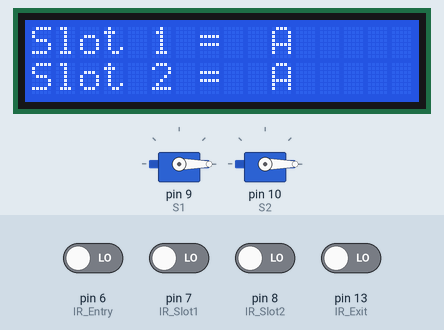
The sketch below on a simulated Arduino Uno, built with avr-gcc and run on an emulated ATmega328P. Parts: 2 × servo, 16×2 character LCD. The test bench sets the inputs (shaded band); at power-on: pin 6 (IR_Entry), pin 7 (IR_Slot1), pin 8 (IR_Slot2), pin 13 (IR_Exit) LOW.

Above: at 5.2 s.
5.3 s: pin 7 (IR_Slot1) driven HIGH
At 6.4 s:
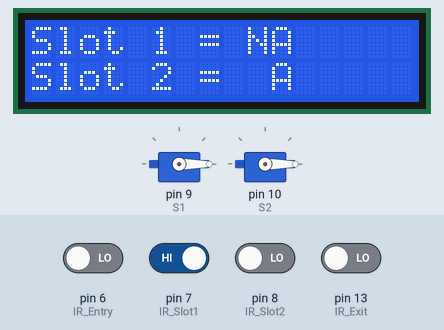
6.8 s: pin 8 (IR_Slot2) driven HIGH
At 7.4 s:
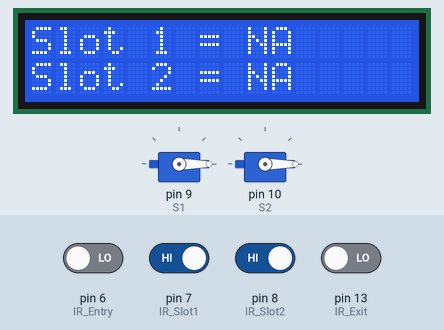
8.3 s: pin 7 (IR_Slot1) driven LOW
At 8.6 s:
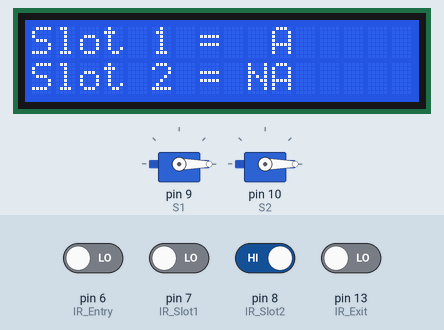
9.8 s: pin 6 (IR_Entry) driven HIGH
At 10.9 s:
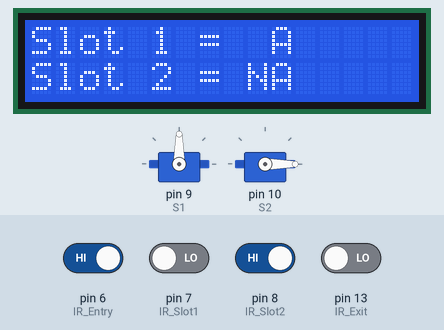
11.3 s: pin 13 (IR_Exit) driven HIGH
At 12.0 s:
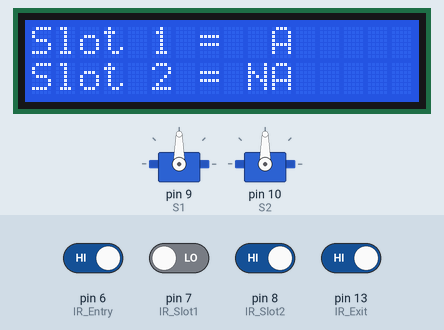
12.8 s: pin 6 (IR_Entry) driven LOW
At 13.2 s:
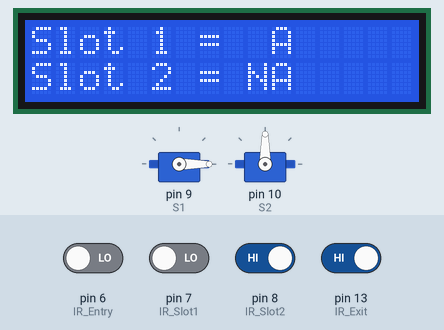
Timing chart, 0 to 15.3 s (numbered marks = the images above; inputs shaded):
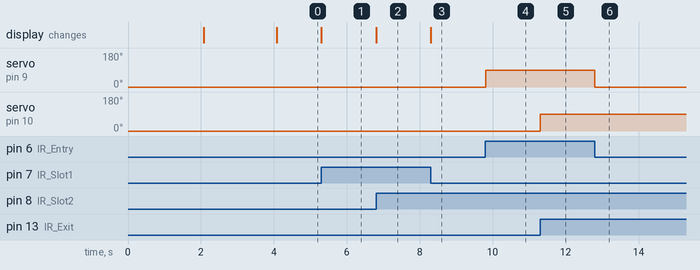

The sketch:

37_smart_parking_system1.ino
```cpp
#include<LiquidCrystal.h>
#include<Servo.h>

Servo S1, S2; // object of type servo

#define IR_Slot1 7
#define IR_Slot2 8
#define IR_Entry 6
#define IR_Exit 13

int pos = 0;// initial position of servo motor

// initialize the library with the numbers of the inteface pins
LiquidCrystal lcd(12, 11, 5, 4, 3, 2 );

void setup() {
  S1.attach(9); // servo 1
  S2.attach(10);// servo 2

  S1.write(pos); // initial position
  S2.write(pos);

  pinMode(IR_Slot1, INPUT);
  pinMode(IR_Slot2, INPUT);
  pinMode(IR_Entry, INPUT);
  pinMode(IR_Exit, INPUT);

  lcd.begin(16, 2);
  lcd.print("Smart Parking");
  lcd.setCursor(0, 1);// column 1 row 2
  lcd.print("   system");
  delay(2000);
  lcd.clear(); // clear the lcd screen
  lcd.setCursor(0, 0);
  lcd.print("Slot 1 = A");
  lcd.setCursor(0, 1);
  lcd.print("Slot 2 = A");
  delay(2000);
}

void loop()
{
  if (digitalRead(IR_Slot1) == HIGH)
  {
    lcd.setCursor(0, 0);
    lcd.print("Slot 1 = NA");
  }
  else
  {
    lcd.setCursor(0, 0);
    lcd.print("Slot 1 =  A");
  }

  if (digitalRead(IR_Slot2) == HIGH)
  {
    lcd.setCursor(0, 1);
    lcd.print("Slot 2 = NA");
  }
  else
  {
    lcd.setCursor(0, 1);
    lcd.print("Slot 2 =  A");
  }

  if (digitalRead(IR_Entry) == HIGH)
  {
    S1.write(pos + 90);
  }
  else
  {
    S1.write(pos);
  }

  if (digitalRead(IR_Exit) == HIGH)
  {
    S2.write(pos + 90);
  } else
  {
    S2.write(pos);
  }
}
```

Measured:
- after the input at 5.3 s, the display: changes at once (image 1)
- after the input at 6.8 s, the display: changes at once (image 2)
- after the input at 8.3 s, the display: changes at once (image 3)
- after the input at 9.8 s, servo on pin 9 (S1): 0° → 90° at once
- after the input at 11.3 s, servo on pin 10 (S2): 0° → 90° at once
- after the input at 12.8 s, servo on pin 9 (S1): 90° → 0° at once
